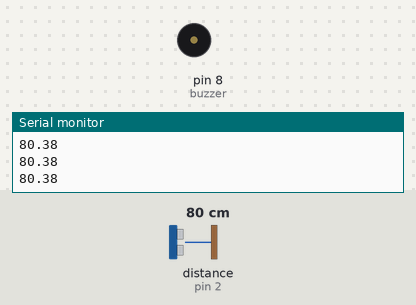
The sketch below on a simulated Arduino Uno, built with avr-gcc and run on an emulated ATmega328P. Parts: buzzer (waves = sounding, pin HIGH), the last lines printed to the serial monitor. Wiring (inferred from the names in the program): ultrasonic range finder: trigger pin 3; echo pin 2. The inputs (shaded band) are chosen by the test bench; at power-on: distance to the obstacle (sensor on pin 2) 80 cm. The echo pulse lasts 58.3 µs per cm; pins used as bus, display or sensor lines are not drawn.

Above: at 1.2 s.
1.3 s: distance to the obstacle (sensor on pin 2) set to 22 cm
2.8 s: distance to the obstacle (sensor on pin 2) set to 18 cm
At 3.4 s:
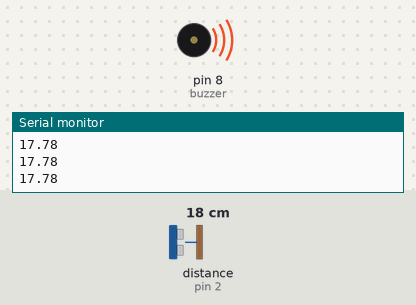
4.3 s: distance to the obstacle (sensor on pin 2) set to 35 cm
At 5.5 s:
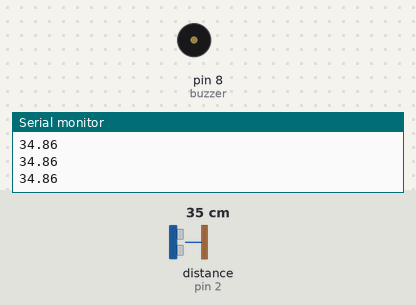
5.8 s: distance to the obstacle (sensor on pin 2) set to 2 cm
At 6.8 s:
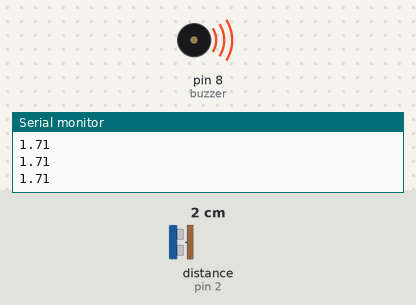
Timing chart, 0 to 8.3 s (numbered marks = the images above; inputs shaded):
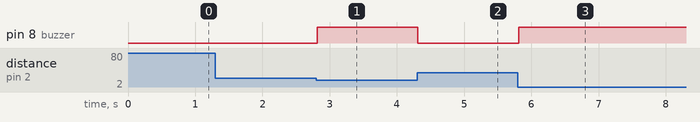

The sketch:

ultrasonic-sensor.ino
```cpp
int trig=3;
int echo=2;
int buzzer=8;
float duration;
float distance;

void setup() {
  pinMode(buzzer,OUTPUT);
  pinMode(trig,OUTPUT);
  pinMode(echo,INPUT);
  Serial.begin(9600);
}

void loop() {
  // Falling Edge - High to LOW
  digitalWrite(trig,LOW);
  delayMicroseconds(2);

  digitalWrite(trig,HIGH);
  delayMicroseconds(10);
  digitalWrite(trig,LOW);

  duration=pulseIn(echo,HIGH);
  distance=0.01723*duration;
  Serial.println(distance); // speed=distance/time

  if(distance<20)
    digitalWrite(buzzer,1);
  else
    digitalWrite(buzzer,0);
}
```

Measured:
- the behaviour switches between 21 and 20 cm on distance to the obstacle (sensor on pin 2) (found by bisection; images 0 and 1)
- after the input at 2.8 s, pin 8 (buzzer): LOW → HIGH at once
- after the input at 4.3 s, pin 8 (buzzer): HIGH → LOW at once
- after the input at 5.8 s, pin 8 (buzzer): LOW → HIGH at once
